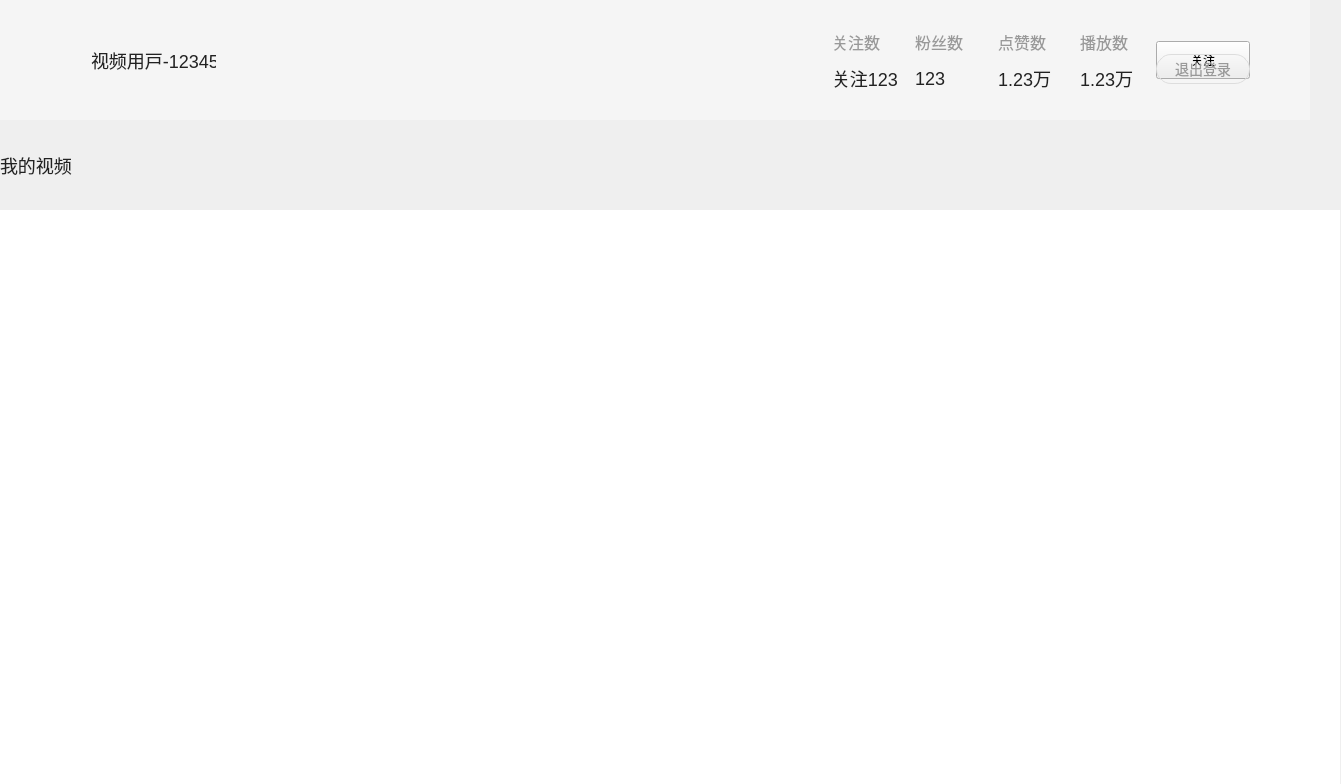
<?xml version="1.0" encoding="UTF-8"?>
<ui version="4.0">
 <class>MyselfWidget</class>
 <widget class="QWidget" name="MyselfWidget">
  <property name="geometry">
   <rect>
    <x>0</x>
    <y>0</y>
    <width>1341</width>
    <height>784</height>
   </rect>
  </property>
  <property name="minimumSize">
   <size>
    <width>1341</width>
    <height>784</height>
   </size>
  </property>
  <property name="maximumSize">
   <size>
    <width>1341</width>
    <height>784</height>
   </size>
  </property>
  <property name="windowTitle">
   <string>Form</string>
  </property>
  <layout class="QVBoxLayout" name="verticalLayout">
   <property name="spacing">
    <number>7</number>
   </property>
   <property name="leftMargin">
    <number>0</number>
   </property>
   <property name="topMargin">
    <number>0</number>
   </property>
   <property name="rightMargin">
    <number>0</number>
   </property>
   <property name="bottomMargin">
    <number>0</number>
   </property>
   <item>
    <widget class="QWidget" name="baseInfoArea" native="true">
     <property name="minimumSize">
      <size>
       <width>1310</width>
       <height>120</height>
      </size>
     </property>
     <property name="maximumSize">
      <size>
       <width>1310</width>
       <height>120</height>
      </size>
     </property>
     <property name="styleSheet">
      <string notr="true">#baseInfoArea{
background-color: #F5F5F5;
}</string>
     </property>
     <layout class="QHBoxLayout" name="horizontalLayout">
      <property name="spacing">
       <number>0</number>
      </property>
      <property name="leftMargin">
       <number>24</number>
      </property>
      <property name="topMargin">
       <number>0</number>
      </property>
      <property name="rightMargin">
       <number>60</number>
      </property>
      <property name="bottomMargin">
       <number>0</number>
      </property>
      <item>
       <widget class="QWidget" name="userInfoBox" native="true">
        <property name="minimumSize">
         <size>
          <width>808</width>
          <height>0</height>
         </size>
        </property>
        <property name="maximumSize">
         <size>
          <width>808</width>
          <height>16777215</height>
         </size>
        </property>
        <property name="styleSheet">
         <string notr="true"/>
        </property>
        <layout class="QHBoxLayout" name="horizontalLayout_2">
         <property name="spacing">
          <number>7</number>
         </property>
         <property name="leftMargin">
          <number>0</number>
         </property>
         <property name="topMargin">
          <number>0</number>
         </property>
         <property name="rightMargin">
          <number>0</number>
         </property>
         <property name="bottomMargin">
          <number>0</number>
         </property>
         <item>
          <widget class="AvatarButton" name="avatarBtn">
           <property name="minimumSize">
            <size>
             <width>60</width>
             <height>60</height>
            </size>
           </property>
           <property name="maximumSize">
            <size>
             <width>60</width>
             <height>60</height>
            </size>
           </property>
           <property name="styleSheet">
            <string notr="true">#avatarBtn {
background-color: transparent;
border-none;
border-radius: 30px;
border-image:url(:/images/myself/defaultAvatar.png)
}</string>
           </property>
           <property name="text">
            <string/>
           </property>
          </widget>
         </item>
         <item>
          <widget class="QLabel" name="nicknameLabel">
           <property name="minimumSize">
            <size>
             <width>125</width>
             <height>0</height>
            </size>
           </property>
           <property name="maximumSize">
            <size>
             <width>125</width>
             <height>16777215</height>
            </size>
           </property>
           <property name="styleSheet">
            <string notr="true">#nicknameLabel {
font-family : 微软雅⿊;
font-size: 18px;
line-height: 24px;
color: #222222;
}</string>
           </property>
           <property name="text">
            <string>视频⽤⼾-123456</string>
           </property>
          </widget>
         </item>
         <item>
          <widget class="QPushButton" name="settingBtn">
           <property name="minimumSize">
            <size>
             <width>65</width>
             <height>20</height>
            </size>
           </property>
           <property name="maximumSize">
            <size>
             <width>65</width>
             <height>20</height>
            </size>
           </property>
           <property name="styleSheet">
            <string notr="true">#settingBtn{
border:none;
background-image :
url(:/images/myself/xiugai.png);
}</string>
           </property>
           <property name="text">
            <string/>
           </property>
          </widget>
         </item>
         <item>
          <spacer name="horizontalSpacer">
           <property name="orientation">
            <enum>Qt::Orientation::Horizontal</enum>
           </property>
           <property name="sizeHint" stdset="0">
            <size>
             <width>534</width>
             <height>20</height>
            </size>
           </property>
          </spacer>
         </item>
        </layout>
       </widget>
      </item>
      <item>
       <widget class="QWidget" name="videoNumBox" native="true">
        <property name="styleSheet">
         <string notr="true"/>
        </property>
        <layout class="QGridLayout" name="gridLayout">
         <property name="leftMargin">
          <number>0</number>
         </property>
         <property name="topMargin">
          <number>31</number>
         </property>
         <property name="rightMargin">
          <number>0</number>
         </property>
         <property name="bottomMargin">
          <number>31</number>
         </property>
         <property name="horizontalSpacing">
          <number>7</number>
         </property>
         <property name="verticalSpacing">
          <number>14</number>
         </property>
         <item row="0" column="0">
          <widget class="QLabel" name="attentionLabel">
           <property name="styleSheet">
            <string notr="true">#attentionLabel {
font-family : 微软雅⿊;
font-size: 16px;
color: #999999;
}</string>
           </property>
           <property name="text">
            <string>关注数</string>
           </property>
          </widget>
         </item>
         <item row="0" column="1">
          <widget class="QLabel" name="fansLabel">
           <property name="styleSheet">
            <string notr="true">#fansLabel {
font-family : 微软雅⿊;
font-size: 16px;
color: #999999;
}</string>
           </property>
           <property name="text">
            <string>粉丝数</string>
           </property>
          </widget>
         </item>
         <item row="0" column="2">
          <widget class="QLabel" name="likeLabel">
           <property name="styleSheet">
            <string notr="true">#likeLabel {
font-family : 微软雅⿊;
font-size: 16px;
color: #999999;
}</string>
           </property>
           <property name="text">
            <string>点赞数</string>
           </property>
          </widget>
         </item>
         <item row="0" column="3">
          <widget class="QLabel" name="playLabel">
           <property name="styleSheet">
            <string notr="true">#playLabel {
font-family : 微软雅⿊;
font-size: 16px;
color: #999999;
}</string>
           </property>
           <property name="text">
            <string>播放数</string>
           </property>
          </widget>
         </item>
         <item row="1" column="0">
          <widget class="QLabel" name="attentionCountLabel">
           <property name="styleSheet">
            <string notr="true">#attentionCountLabel {
font-family : 微软雅⿊;
font-size: 18px;
color: #222222;
}</string>
           </property>
           <property name="text">
            <string>关注123</string>
           </property>
          </widget>
         </item>
         <item row="1" column="1">
          <widget class="QLabel" name="fansCountLabel">
           <property name="styleSheet">
            <string notr="true">#fansCountLabel {
font-family : 微软雅⿊;
font-size: 18px;
color: #222222;
}</string>
           </property>
           <property name="text">
            <string>123</string>
           </property>
          </widget>
         </item>
         <item row="1" column="2">
          <widget class="QLabel" name="likeCountLabel">
           <property name="styleSheet">
            <string notr="true">#likeCountLabel {
font-family : 微软雅⿊;
font-size: 18px;
color: #222222;
}</string>
           </property>
           <property name="text">
            <string>1.23万</string>
           </property>
          </widget>
         </item>
         <item row="1" column="3">
          <widget class="QLabel" name="playCountLabel">
           <property name="styleSheet">
            <string notr="true">#playCountLabel {
font-family : 微软雅⿊;
font-size: 18px;
color: #222222;
}</string>
           </property>
           <property name="text">
            <string>1.23万</string>
           </property>
          </widget>
         </item>
        </layout>
       </widget>
      </item>
      <item>
       <widget class="QWidget" name="BtnBox" native="true">
        <property name="minimumSize">
         <size>
          <width>94</width>
          <height>0</height>
         </size>
        </property>
        <property name="maximumSize">
         <size>
          <width>94</width>
          <height>16777215</height>
         </size>
        </property>
        <property name="styleSheet">
         <string notr="true"/>
        </property>
        <widget class="QPushButton" name="attentionBtn">
         <property name="geometry">
          <rect>
           <x>0</x>
           <y>41</y>
           <width>94</width>
           <height>38</height>
          </rect>
         </property>
         <property name="styleSheet">
          <string notr="true"/>
         </property>
         <property name="text">
          <string>关注</string>
         </property>
        </widget>
        <widget class="QPushButton" name="quitBtn">
         <property name="geometry">
          <rect>
           <x>0</x>
           <y>54</y>
           <width>94</width>
           <height>30</height>
          </rect>
         </property>
         <property name="styleSheet">
          <string notr="true">#quitBtn{
border-radius : 15px;
border : 1px solid #DDDDDD;
font-family : 微软雅⿊;
color : #999999;
font-size : 14px;
}</string>
         </property>
         <property name="text">
          <string>退出登录</string>
         </property>
        </widget>
       </widget>
      </item>
     </layout>
    </widget>
   </item>
   <item>
    <widget class="QWidget" name="tittleBar" native="true">
     <property name="minimumSize">
      <size>
       <width>1310</width>
       <height>76</height>
      </size>
     </property>
     <property name="maximumSize">
      <size>
       <width>1310</width>
       <height>76</height>
      </size>
     </property>
     <property name="styleSheet">
      <string notr="true">#tittlBar{
background-color: #F5F5F5;
}</string>
     </property>
     <layout class="QHBoxLayout" name="horizontalLayout_3">
      <property name="spacing">
       <number>0</number>
      </property>
      <property name="leftMargin">
       <number>0</number>
      </property>
      <property name="topMargin">
       <number>0</number>
      </property>
      <property name="bottomMargin">
       <number>0</number>
      </property>
      <item>
       <widget class="QLabel" name="myVideoLabel">
        <property name="styleSheet">
         <string notr="true">#myVideoLabel {
font-family : 微软雅⿊;
font-size: 18px;
line-height: 24px;
color: #222222;
}</string>
        </property>
        <property name="text">
         <string>我的视频</string>
        </property>
       </widget>
      </item>
      <item>
       <spacer name="horizontalSpacer_2">
        <property name="orientation">
         <enum>Qt::Orientation::Horizontal</enum>
        </property>
        <property name="sizeHint" stdset="0">
         <size>
          <width>1110</width>
          <height>20</height>
         </size>
        </property>
       </spacer>
      </item>
      <item>
       <widget class="QPushButton" name="uploadVideoBtn">
        <property name="minimumSize">
         <size>
          <width>116</width>
          <height>30</height>
         </size>
        </property>
        <property name="maximumSize">
         <size>
          <width>116</width>
          <height>30</height>
         </size>
        </property>
        <property name="styleSheet">
         <string notr="true">#uploadVideoBtn {
border-radius: 15px;
border-image:url(:/images/myself/shangchuanshipin.png);
}</string>
        </property>
        <property name="text">
         <string/>
        </property>
       </widget>
      </item>
     </layout>
    </widget>
   </item>
   <item>
    <widget class="QWidget" name="videoInfoArea" native="true">
     <property name="minimumSize">
      <size>
       <width>1340</width>
       <height>0</height>
      </size>
     </property>
     <property name="maximumSize">
      <size>
       <width>1340</width>
       <height>16777215</height>
      </size>
     </property>
     <property name="styleSheet">
      <string notr="true">#baseInfoArea{
background-color: #F5F5F5;
}</string>
     </property>
     <layout class="QVBoxLayout" name="verticalLayout_2">
      <property name="spacing">
       <number>0</number>
      </property>
      <property name="leftMargin">
       <number>0</number>
      </property>
      <property name="topMargin">
       <number>0</number>
      </property>
      <property name="rightMargin">
       <number>0</number>
      </property>
      <property name="bottomMargin">
       <number>0</number>
      </property>
      <item>
       <widget class="QScrollArea" name="scrollArea">
        <property name="styleSheet">
         <string notr="true">#scrollArea {
border : none;
background-color: FFFFFF;
}
QScrollBar:vertical{ /*垂直滚动条*/
border : none;
background-color : #FFFFFF;
width : 10px;
}
QScrollBar::handle:vertical{ /*设置垂直滚动条⼿柄*/
border : none;
border-radius : 5px;
background-color : #E8E8E8;
min-height: 134px;
}
QScrollBar::up-arrow:vertical,
QScrollBar::down-arrow:vertical
{
border:none;
width: 0px;
height: 0px;
}</string>
        </property>
        <property name="widgetResizable">
         <bool>true</bool>
        </property>
        <widget class="QWidget" name="scrollAreaWidgetContents">
         <property name="geometry">
          <rect>
           <x>0</x>
           <y>0</y>
           <width>1340</width>
           <height>574</height>
          </rect>
         </property>
         <property name="styleSheet">
          <string notr="true">#scrollAreaWidgetContents {
background-color: #FFFFFF;
}</string>
         </property>
         <layout class="QVBoxLayout" name="verticalLayout_3">
          <property name="spacing">
           <number>0</number>
          </property>
          <property name="leftMargin">
           <number>0</number>
          </property>
          <property name="topMargin">
           <number>0</number>
          </property>
          <property name="rightMargin">
           <number>0</number>
          </property>
          <property name="bottomMargin">
           <number>0</number>
          </property>
          <item>
           <widget class="QWidget" name="container" native="true">
            <layout class="QVBoxLayout" name="verticalLayout_4">
             <property name="spacing">
              <number>0</number>
             </property>
             <property name="leftMargin">
              <number>0</number>
             </property>
             <property name="topMargin">
              <number>0</number>
             </property>
             <property name="rightMargin">
              <number>0</number>
             </property>
             <property name="bottomMargin">
              <number>0</number>
             </property>
             <item>
              <layout class="QGridLayout" name="Layout">
               <property name="leftMargin">
                <number>5</number>
               </property>
               <property name="spacing">
                <number>20</number>
               </property>
              </layout>
             </item>
            </layout>
           </widget>
          </item>
         </layout>
        </widget>
       </widget>
      </item>
     </layout>
    </widget>
   </item>
  </layout>
 </widget>
 <customwidgets>
  <customwidget>
   <class>AvatarButton</class>
   <extends>QPushButton</extends>
   <header location="global">avatarbutton.h</header>
  </customwidget>
 </customwidgets>
 <resources/>
 <connections/>
</ui>
